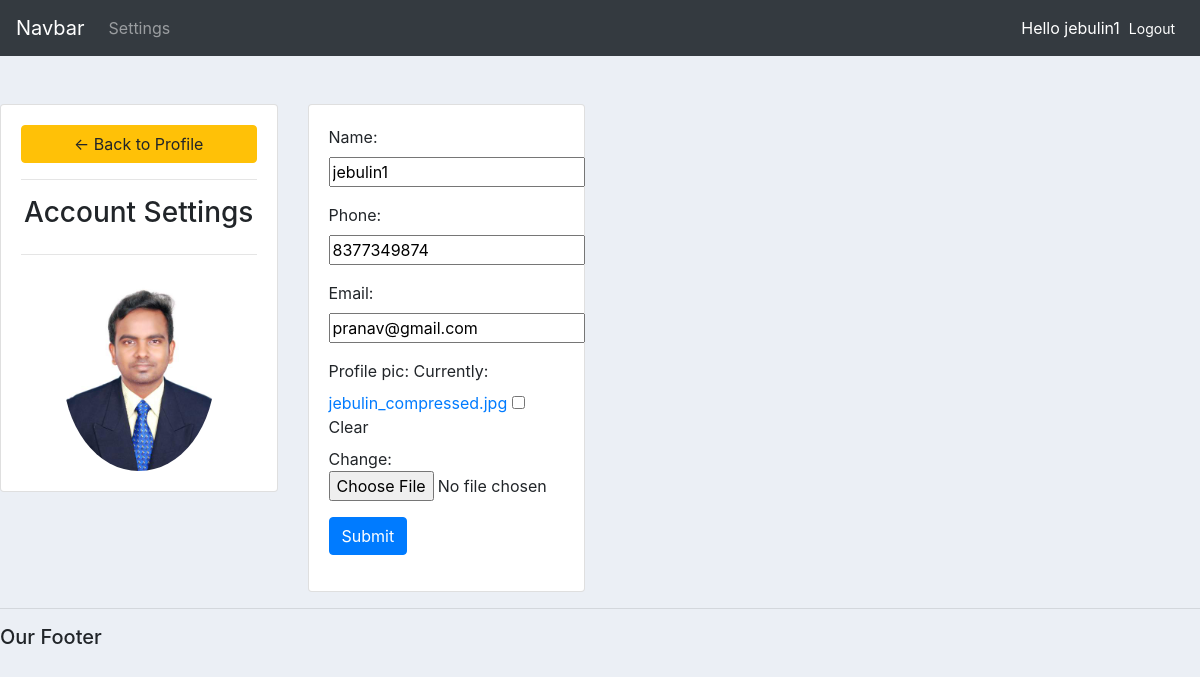
/account/ (signed in), run on the app's committed database.
### accounts/models.py (models this page shows, shortened)
class Customer(models.Model):
    user = models.OneToOneField(User, null=True, on_delete=models.CASCADE)
    name = models.CharField(null=True, max_length=200)
    phone = models.CharField(null=True, max_length=200)
    email = models.CharField(null=True, max_length=200)
    profile_pic = models.ImageField(null=True, blank=True)
    date_created = models.DateTimeField(auto_now_add=True, null=True)

### accounts/decorators.py (the view)
        def wrapper_func(request):
            group = None
            if request.user.groups.exists():
                group = request.user.groups.all()[0].name
            if group in allowed_roles:
                return view_func(request)
            else:
                return HttpResponse('You are not authorised')

### accounts/forms.py
class CustomerForm(ModelForm):
    class Meta:
        model = Customer
        fields = '__all__'
        exclude = ['user']

### accounts/views.py (called while the page is built)
@login_required(login_url='login')
@allowed_users(allowed_roles=['customer'])
def accountSettings(request):
    customer1 = request.user.customer
    form = CustomerForm(instance=customer1)
    if request.method == 'POST':
        form = CustomerForm(request.POST, request.FILES, instance=customer1)
        if form.is_valid():
            form.save()
    context = {'form': form}
    return render(request, 'accounts/account_settings.html', context)

### accounts/templates/accounts/account_settings.html (shortened to what this page needs)
{% extends 'accounts/main.html' %}
{% load static %}
{% block content %}
<br>
<div class="row">
    <div class="col-md-3">
        <div class="card card-body">
            <a class="btn btn-warning" href="{% url 'home' %}">
                <- Back to Profile</a>
            <hr>
            <h3 style="text-align: center">Account Settings</h3>
            <hr>
            <img class="profile-pic" src="{{request.user.customer.profile_pic.url}}">
        </div>
    </div>
     <div class="col-md-3">
        <div class="card card-body">
            <form method="POST" action="" enctype="multipart/form-data">
                {{form.as_p}}
                <input class="btn btn-primary" type="submit" name="'Update Information">
            </form>
        </div>
     </div>
</div>
{% endblock %}

### accounts/templates/accounts/nav.html (shortened to what this page needs)
<nav class="navbar navbar-expand-lg navbar-dark bg-dark">
  <a class="navbar-brand" href="#">Navbar</a>
  <div class="collapse navbar-collapse" id="navbarNav">
    <ul class="navbar-nav">
    {% if request.user.is_staff %}
      <li class="nav-item active">
        <a class="nav-link" href="{% url 'home' %}">Dashboard</a>
      </li>
      <li class="nav-item">
        <a class="nav-link" href="{% url 'products' %}">Products</a>
      </li>
      {% else %}
      <li class="nav-item">
        <a class="nav-link" href="{% url 'account' %}">Settings</a>
      </li>
      {% endif %}
    </ul>
  </div>
  <span class="text-white">Hello {{request.user}}</span>
  <a class="btn btn-sm text-white" href="{% url 'logout' %}">Logout</a>
</nav>

### static/css/main.css (style rules this page uses)
body { background-color: #ebeff5; }

### accounts/templates/accounts/account_settings.html (style rules this page uses)
.profile-pic { max-width: 200px; max-height: 200px; margin: 0 auto; border-radius: 50%; }

### data on the page
Customer: name "jebulin1", phone "8377349874", email "pranav@gmail.com"

### other printed values
{{ request.user }} "jebulin1"
